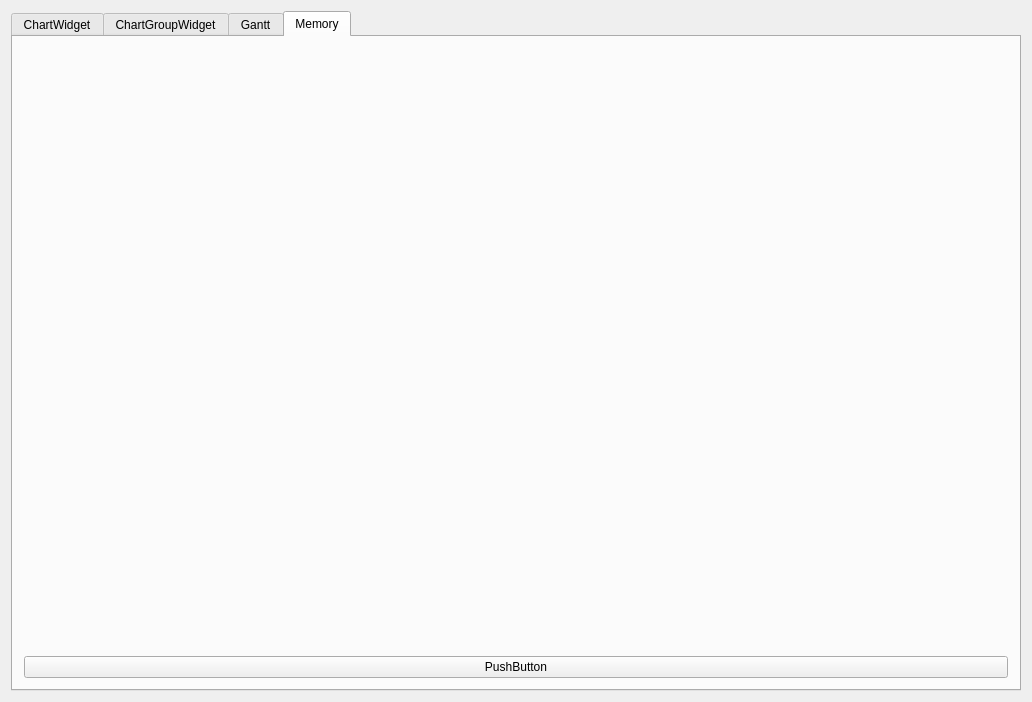
<?xml version="1.0" encoding="UTF-8"?>
<ui version="4.0">
 <class>MainWindow</class>
 <widget class="QMainWindow" name="MainWindow">
  <property name="geometry">
   <rect>
    <x>0</x>
    <y>0</y>
    <width>1032</width>
    <height>702</height>
   </rect>
  </property>
  <property name="windowTitle">
   <string>MainWindow</string>
  </property>
  <widget class="QWidget" name="centralWidget">
   <layout class="QGridLayout" name="gridLayout">
    <item row="0" column="0">
     <widget class="QTabWidget" name="tabWidget">
      <property name="currentIndex">
       <number>3</number>
      </property>
      <widget class="QWidget" name="tab">
       <attribute name="title">
        <string>ChartWidget</string>
       </attribute>
       <layout class="QVBoxLayout" name="verticalLayout">
        <item>
         <widget class="QSlider" name="horizontalSlider">
          <property name="orientation">
           <enum>Qt::Horizontal</enum>
          </property>
         </widget>
        </item>
        <item>
         <widget class="IntervalSlider" name="widgetIntervalSlider" native="true">
          <property name="minimumSize">
           <size>
            <width>0</width>
            <height>24</height>
           </size>
          </property>
          <property name="maximumSize">
           <size>
            <width>16777215</width>
            <height>24</height>
           </size>
          </property>
         </widget>
        </item>
        <item>
         <widget class="ChartTimeXYWidget" name="widget" native="true"/>
        </item>
        <item>
         <layout class="QHBoxLayout" name="horizontalLayout_2">
          <item>
           <widget class="QCheckBox" name="checkBox_showLegend">
            <property name="text">
             <string>ShowLegend</string>
            </property>
           </widget>
          </item>
          <item>
           <widget class="QPushButton" name="pushButton">
            <property name="text">
             <string>ScaleDivChange</string>
            </property>
           </widget>
          </item>
         </layout>
        </item>
       </layout>
      </widget>
      <widget class="QWidget" name="tab_2">
       <attribute name="title">
        <string>ChartGroupWidget</string>
       </attribute>
       <layout class="QVBoxLayout" name="verticalLayout_2" stretch="1,0">
        <item>
         <widget class="ChartTimeXYGroupWidget" name="widget_chartGroup" native="true"/>
        </item>
        <item>
         <layout class="QHBoxLayout" name="horizontalLayout">
          <item>
           <widget class="QCheckBox" name="checkBox_syncAxisX">
            <property name="text">
             <string>Общая ось X</string>
            </property>
           </widget>
          </item>
          <item>
           <widget class="QPushButton" name="pushButton_3">
            <property name="text">
             <string>PushButton</string>
            </property>
           </widget>
          </item>
          <item>
           <spacer name="horizontalSpacer">
            <property name="orientation">
             <enum>Qt::Horizontal</enum>
            </property>
            <property name="sizeHint" stdset="0">
             <size>
              <width>40</width>
              <height>20</height>
             </size>
            </property>
           </spacer>
          </item>
         </layout>
        </item>
       </layout>
      </widget>
      <widget class="QWidget" name="tab_3">
       <attribute name="title">
        <string>Gantt</string>
       </attribute>
       <layout class="QGridLayout" name="gridLayout_4">
        <item row="0" column="0">
         <widget class="GanttWidget" name="ganttWidget" native="true">
          <property name="sizePolicy">
           <sizepolicy hsizetype="Preferred" vsizetype="Expanding">
            <horstretch>0</horstretch>
            <verstretch>0</verstretch>
           </sizepolicy>
          </property>
         </widget>
        </item>
        <item row="1" column="0">
         <layout class="QHBoxLayout" name="horizontalLayout_5">
          <item>
           <spacer name="horizontalSpacer_2">
            <property name="orientation">
             <enum>Qt::Horizontal</enum>
            </property>
            <property name="sizeHint" stdset="0">
             <size>
              <width>40</width>
              <height>20</height>
             </size>
            </property>
           </spacer>
          </item>
          <item>
           <widget class="QRadioButton" name="radioButton_ganttPlayer">
            <property name="text">
             <string>Плеер</string>
            </property>
           </widget>
          </item>
          <item>
           <widget class="QPushButton" name="pushButton_ganttClear">
            <property name="text">
             <string>Очистить</string>
            </property>
           </widget>
          </item>
          <item>
           <widget class="QPushButton" name="pushButton_ganttAddItems">
            <property name="text">
             <string>Добавить</string>
            </property>
           </widget>
          </item>
         </layout>
        </item>
       </layout>
      </widget>
      <widget class="QWidget" name="tab_4">
       <attribute name="title">
        <string>Memory</string>
       </attribute>
       <layout class="QGridLayout" name="gridLayout_2">
        <item row="0" column="0">
         <widget class="MemoryPlanningWidget" name="memoryPlanningWidget" native="true"/>
        </item>
        <item row="1" column="0">
         <widget class="QPushButton" name="pushButton_2">
          <property name="text">
           <string>PushButton</string>
          </property>
         </widget>
        </item>
       </layout>
      </widget>
     </widget>
    </item>
   </layout>
  </widget>
  <widget class="QMenuBar" name="menuBar">
   <property name="geometry">
    <rect>
     <x>0</x>
     <y>0</y>
     <width>1032</width>
     <height>21</height>
    </rect>
   </property>
  </widget>
 </widget>
 <layoutdefault spacing="6" margin="11"/>
 <customwidgets>
  <customwidget>
   <class>GanttWidget</class>
   <extends>QWidget</extends>
   <header>ganttwidget.h</header>
   <container>1</container>
  </customwidget>
  <customwidget>
   <class>IntervalSlider</class>
   <extends>QWidget</extends>
   <header>intervalslider.h</header>
   <container>1</container>
  </customwidget>
  <customwidget>
   <class>MemoryPlanningWidget</class>
   <extends>QWidget</extends>
   <header>memoryplanningwidget.h</header>
   <container>1</container>
  </customwidget>
  <customwidget>
   <class>ChartTimeXYWidget</class>
   <extends>QWidget</extends>
   <header>charttimexywidget.h</header>
   <container>1</container>
  </customwidget>
  <customwidget>
   <class>ChartTimeXYGroupWidget</class>
   <extends>QWidget</extends>
   <header>chartsgroupwidget.h</header>
   <container>1</container>
  </customwidget>
 </customwidgets>
 <resources/>
 <connections/>
</ui>
